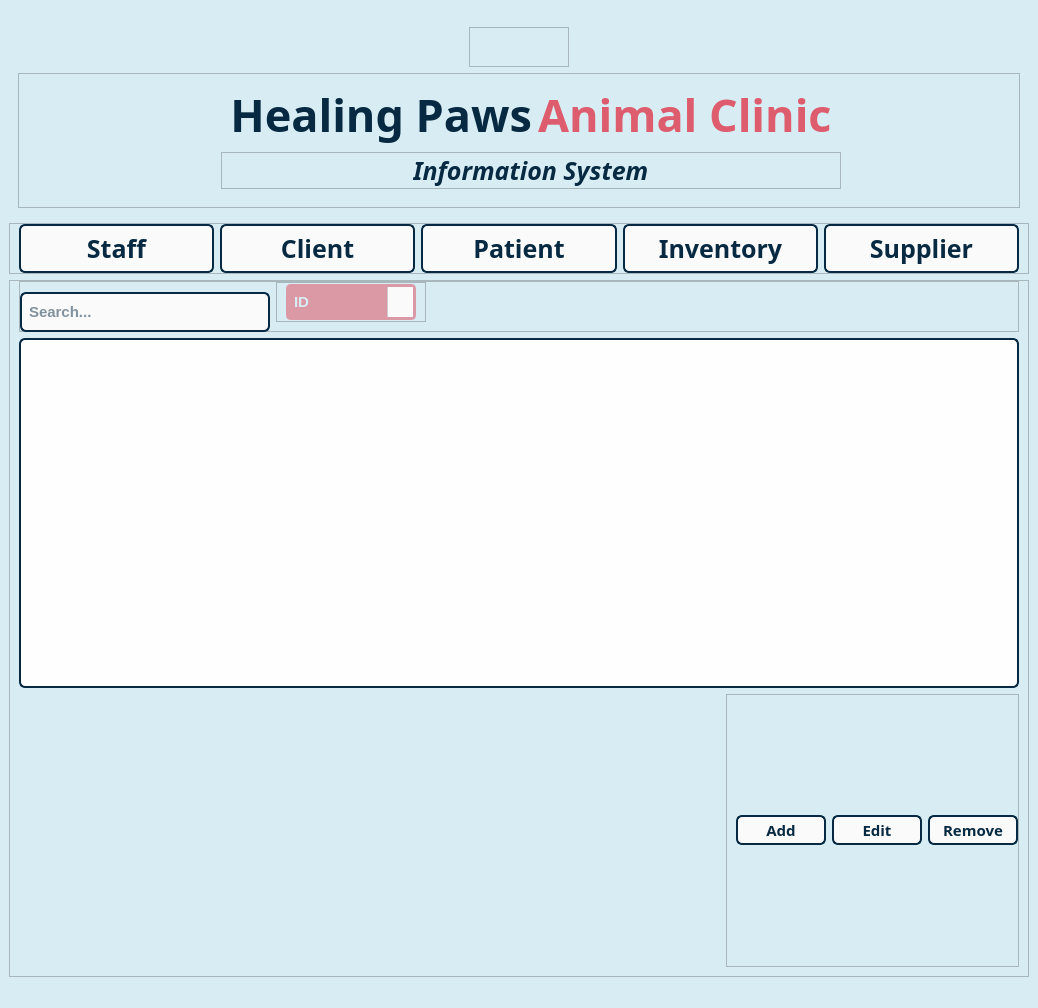
<?xml version="1.0" encoding="UTF-8"?>
<ui version="4.0">
 <class>MainWindow</class>
 <widget class="QMainWindow" name="MainWindow">
  <property name="geometry">
   <rect>
    <x>0</x>
    <y>0</y>
    <width>1038</width>
    <height>1008</height>
   </rect>
  </property>
  <property name="sizePolicy">
   <sizepolicy hsizetype="Expanding" vsizetype="Expanding">
    <horstretch>0</horstretch>
    <verstretch>0</verstretch>
   </sizepolicy>
  </property>
  <property name="windowTitle">
   <string>MainWindow</string>
  </property>
  <property name="styleSheet">
   <string notr="true">background-color: #D8EDF3; </string>
  </property>
  <widget class="QWidget" name="centralwidget">
   <layout class="QVBoxLayout" name="verticalLayout_2">
    <item>
     <widget class="QFrame" name="alltopframe">
      <property name="frameShape">
       <enum>QFrame::NoFrame</enum>
      </property>
      <property name="frameShadow">
       <enum>QFrame::Sunken</enum>
      </property>
      <layout class="QVBoxLayout" name="verticalLayout_5">
       <item>
        <widget class="QFrame" name="logoframe">
         <property name="sizePolicy">
          <sizepolicy hsizetype="Expanding" vsizetype="Fixed">
           <horstretch>0</horstretch>
           <verstretch>0</verstretch>
          </sizepolicy>
         </property>
         <property name="frameShape">
          <enum>QFrame::NoFrame</enum>
         </property>
         <property name="frameShadow">
          <enum>QFrame::Sunken</enum>
         </property>
         <layout class="QHBoxLayout" name="horizontalLayout_5">
          <property name="bottomMargin">
           <number>0</number>
          </property>
          <item>
           <spacer name="spacer1">
            <property name="orientation">
             <enum>Qt::Horizontal</enum>
            </property>
            <property name="sizeHint" stdset="0">
             <size>
              <width>40</width>
              <height>20</height>
             </size>
            </property>
           </spacer>
          </item>
          <item>
           <widget class="QFrame" name="Logoframe">
            <property name="sizePolicy">
             <sizepolicy hsizetype="Fixed" vsizetype="Fixed">
              <horstretch>0</horstretch>
              <verstretch>0</verstretch>
             </sizepolicy>
            </property>
            <property name="frameShape">
             <enum>QFrame::StyledPanel</enum>
            </property>
            <property name="frameShadow">
             <enum>QFrame::Raised</enum>
            </property>
            <layout class="QHBoxLayout" name="horizontalLayout_4">
             <item>
              <spacer name="spacer2">
               <property name="orientation">
                <enum>Qt::Horizontal</enum>
               </property>
               <property name="sizeHint" stdset="0">
                <size>
                 <width>60</width>
                 <height>20</height>
                </size>
               </property>
              </spacer>
             </item>
             <item>
              <widget class="QLabel" name="LOGO">
               <property name="sizePolicy">
                <sizepolicy hsizetype="Fixed" vsizetype="Fixed">
                 <horstretch>0</horstretch>
                 <verstretch>0</verstretch>
                </sizepolicy>
               </property>
               <property name="text">
                <string/>
               </property>
               <property name="pixmap">
                <pixmap resource="HPAC IS/Hpac.qrc">:/icons/logo.png</pixmap>
               </property>
              </widget>
             </item>
             <item>
              <widget class="QLabel" name="HPAClogo">
               <property name="sizePolicy">
                <sizepolicy hsizetype="Fixed" vsizetype="Fixed">
                 <horstretch>0</horstretch>
                 <verstretch>0</verstretch>
                </sizepolicy>
               </property>
               <property name="text">
                <string/>
               </property>
               <property name="pixmap">
                <pixmap>HPAC IS/logo-removebg-preview.png</pixmap>
               </property>
               <property name="scaledContents">
                <bool>true</bool>
               </property>
              </widget>
             </item>
            </layout>
           </widget>
          </item>
          <item>
           <spacer name="spacer3">
            <property name="orientation">
             <enum>Qt::Horizontal</enum>
            </property>
            <property name="sizeHint" stdset="0">
             <size>
              <width>40</width>
              <height>20</height>
             </size>
            </property>
           </spacer>
          </item>
         </layout>
        </widget>
       </item>
       <item>
        <widget class="QFrame" name="allTSframe">
         <property name="frameShape">
          <enum>QFrame::StyledPanel</enum>
         </property>
         <property name="frameShadow">
          <enum>QFrame::Raised</enum>
         </property>
         <layout class="QHBoxLayout" name="horizontalLayout_8">
          <property name="topMargin">
           <number>0</number>
          </property>
          <item>
           <spacer name="spacer4">
            <property name="orientation">
             <enum>Qt::Horizontal</enum>
            </property>
            <property name="sizeHint" stdset="0">
             <size>
              <width>40</width>
              <height>20</height>
             </size>
            </property>
           </spacer>
          </item>
          <item>
           <widget class="QFrame" name="title_subframe">
            <property name="sizePolicy">
             <sizepolicy hsizetype="Fixed" vsizetype="Fixed">
              <horstretch>0</horstretch>
              <verstretch>0</verstretch>
             </sizepolicy>
            </property>
            <property name="frameShape">
             <enum>QFrame::NoFrame</enum>
            </property>
            <property name="frameShadow">
             <enum>QFrame::Sunken</enum>
            </property>
            <layout class="QVBoxLayout" name="verticalLayout_3">
             <property name="leftMargin">
              <number>33</number>
             </property>
             <property name="topMargin">
              <number>0</number>
             </property>
             <item>
              <widget class="QFrame" name="Titleframe">
               <property name="frameShape">
                <enum>QFrame::NoFrame</enum>
               </property>
               <property name="frameShadow">
                <enum>QFrame::Plain</enum>
               </property>
               <layout class="QHBoxLayout" name="horizontalLayout_2">
                <property name="bottomMargin">
                 <number>0</number>
                </property>
                <item>
                 <widget class="QLabel" name="Title1">
                  <property name="styleSheet">
                   <string notr="true">font: Merriweather Sans;
font: bold;
font-size: 45px;
color: #072A42;


</string>
                  </property>
                  <property name="text">
                   <string>Healing Paws</string>
                  </property>
                  <property name="alignment">
                   <set>Qt::AlignRight|Qt::AlignTrailing|Qt::AlignVCenter</set>
                  </property>
                  <property name="wordWrap">
                   <bool>false</bool>
                  </property>
                  <property name="margin">
                   <number>5</number>
                  </property>
                 </widget>
                </item>
                <item>
                 <widget class="QLabel" name="Title2">
                  <property name="styleSheet">
                   <string notr="true">font: Merriweather Sans;
font: bold;
font-size: 45px;
color: #DD5C6D;


</string>
                  </property>
                  <property name="text">
                   <string>Animal Clinic</string>
                  </property>
                 </widget>
                </item>
               </layout>
              </widget>
             </item>
             <item>
              <widget class="QFrame" name="subframe">
               <property name="frameShape">
                <enum>QFrame::StyledPanel</enum>
               </property>
               <property name="frameShadow">
                <enum>QFrame::Raised</enum>
               </property>
               <layout class="QHBoxLayout" name="horizontalLayout">
                <property name="leftMargin">
                 <number>0</number>
                </property>
                <property name="topMargin">
                 <number>0</number>
                </property>
                <property name="rightMargin">
                 <number>0</number>
                </property>
                <property name="bottomMargin">
                 <number>0</number>
                </property>
                <item>
                 <spacer name="spacer5">
                  <property name="orientation">
                   <enum>Qt::Horizontal</enum>
                  </property>
                  <property name="sizeHint" stdset="0">
                   <size>
                    <width>182</width>
                    <height>20</height>
                   </size>
                  </property>
                 </spacer>
                </item>
                <item>
                 <widget class="QLabel" name="Subtitle">
                  <property name="styleSheet">
                   <string notr="true">font: Merriweather Sans;
font-style: italic;
font-weight: bold;
font-size: 25px;
color: #072A42;


</string>
                  </property>
                  <property name="text">
                   <string>Information System</string>
                  </property>
                 </widget>
                </item>
                <item>
                 <spacer name="spacer6">
                  <property name="orientation">
                   <enum>Qt::Horizontal</enum>
                  </property>
                  <property name="sizeHint" stdset="0">
                   <size>
                    <width>182</width>
                    <height>20</height>
                   </size>
                  </property>
                 </spacer>
                </item>
               </layout>
              </widget>
             </item>
            </layout>
           </widget>
          </item>
          <item>
           <spacer name="spacer7">
            <property name="orientation">
             <enum>Qt::Horizontal</enum>
            </property>
            <property name="sizeHint" stdset="0">
             <size>
              <width>75</width>
              <height>20</height>
             </size>
            </property>
           </spacer>
          </item>
         </layout>
        </widget>
       </item>
      </layout>
     </widget>
    </item>
    <item>
     <widget class="QFrame" name="tablesframe">
      <property name="enabled">
       <bool>true</bool>
      </property>
      <property name="sizePolicy">
       <sizepolicy hsizetype="Expanding" vsizetype="Fixed">
        <horstretch>0</horstretch>
        <verstretch>0</verstretch>
       </sizepolicy>
      </property>
      <property name="frameShape">
       <enum>QFrame::StyledPanel</enum>
      </property>
      <property name="frameShadow">
       <enum>QFrame::Raised</enum>
      </property>
      <layout class="QHBoxLayout" name="horizontalLayout_3">
       <property name="leftMargin">
        <number>9</number>
       </property>
       <property name="topMargin">
        <number>0</number>
       </property>
       <property name="bottomMargin">
        <number>0</number>
       </property>
       <item>
        <widget class="QPushButton" name="Staffbutt">
         <property name="styleSheet">
          <string notr="true">QPushButton {
	font: Merriweather Sans;
	font: bold;
	font-size: 25px;
	color: #072A42;
	background-color: #fafafa;
	border: 2px solid #072A42;
	border-radius: 6px;
	padding: 5px;
			}

QPushButton:hover {
            background-color: #c1c8d4;  
        }
        QPushButton:pressed {
            background-color: #DD5C6D;
        }
</string>
         </property>
         <property name="text">
          <string>Staff</string>
         </property>
         <property name="icon">
          <iconset resource="HPAC IS/Hpac.qrc">
           <normaloff>:/icons/Staff.png</normaloff>:/icons/Staff.png</iconset>
         </property>
         <property name="iconSize">
          <size>
           <width>50</width>
           <height>50</height>
          </size>
         </property>
        </widget>
       </item>
       <item>
        <widget class="QPushButton" name="Clientbutt">
         <property name="styleSheet">
          <string notr="true">QPushButton {
	font: Merriweather Sans;
	font: bold;
	font-size: 25px;
	color: #072A42;
	background-color: #fafafa;
	border: 2px solid #072A42;
	border-radius: 6px;
	padding: 5px;
			}

QPushButton:hover {
            background-color: #c1c8d4;  
        }
        QPushButton:pressed {
            background-color: #DD5C6D;
        }
</string>
         </property>
         <property name="text">
          <string>Client</string>
         </property>
         <property name="icon">
          <iconset resource="HPAC IS/Hpac.qrc">
           <normaloff>:/icons/Client.png</normaloff>:/icons/Client.png</iconset>
         </property>
         <property name="iconSize">
          <size>
           <width>50</width>
           <height>50</height>
          </size>
         </property>
        </widget>
       </item>
       <item>
        <widget class="QPushButton" name="Patientbutt">
         <property name="styleSheet">
          <string notr="true">QPushButton {
	font: Merriweather Sans;
	font: bold;
	font-size: 25px;
	color: #072A42;
	background-color: #fafafa;
	border: 2px solid #072A42;
	border-radius: 6px;
	padding: 5px;
			}

QPushButton:hover {
            background-color: #c1c8d4;  
        }
        QPushButton:pressed {
            background-color: #DD5C6D;
        }
</string>
         </property>
         <property name="text">
          <string>Patient</string>
         </property>
         <property name="icon">
          <iconset resource="HPAC IS/Hpac.qrc">
           <normaloff>:/icons/Patient.png</normaloff>:/icons/Patient.png</iconset>
         </property>
         <property name="iconSize">
          <size>
           <width>50</width>
           <height>50</height>
          </size>
         </property>
        </widget>
       </item>
       <item>
        <widget class="QPushButton" name="Inventorybutt">
         <property name="styleSheet">
          <string notr="true">QPushButton {
	font: Merriweather Sans;
	font: bold;
	font-size: 25px;
	color: #072A42;
	background-color: #fafafa;
	border: 2px solid #072A42;
	border-radius: 6px;
	padding: 5px;
			}

QPushButton:hover {
            background-color: #c1c8d4;  
        }
        QPushButton:pressed {
            background-color: #DD5C6D;
        }
</string>
         </property>
         <property name="text">
          <string>Inventory</string>
         </property>
         <property name="icon">
          <iconset resource="HPAC IS/Hpac.qrc">
           <normaloff>:/icons/Inventory.png</normaloff>:/icons/Inventory.png</iconset>
         </property>
         <property name="iconSize">
          <size>
           <width>50</width>
           <height>50</height>
          </size>
         </property>
        </widget>
       </item>
       <item>
        <widget class="QPushButton" name="Supplierbutt">
         <property name="styleSheet">
          <string notr="true">QPushButton {
	font: Merriweather Sans;
	font: bold;
	font-size: 25px;
	color: #072A42;
	background-color: #fafafa;
	border: 2px solid #072A42;
	border-radius: 6px;
	padding: 5px;
			}

QPushButton:hover {
            background-color: #c1c8d4;  
        }
        QPushButton:pressed {
            background-color: #DD5C6D;
        }
</string>
         </property>
         <property name="text">
          <string>Supplier</string>
         </property>
         <property name="icon">
          <iconset resource="HPAC IS/Hpac.qrc">
           <normaloff>:/icons/Supplier.png</normaloff>:/icons/Supplier.png</iconset>
         </property>
         <property name="iconSize">
          <size>
           <width>50</width>
           <height>50</height>
          </size>
         </property>
        </widget>
       </item>
      </layout>
     </widget>
    </item>
    <item>
     <widget class="QFrame" name="allbotframe">
      <property name="sizePolicy">
       <sizepolicy hsizetype="Expanding" vsizetype="Expanding">
        <horstretch>0</horstretch>
        <verstretch>0</verstretch>
       </sizepolicy>
      </property>
      <property name="frameShape">
       <enum>QFrame::StyledPanel</enum>
      </property>
      <property name="frameShadow">
       <enum>QFrame::Raised</enum>
      </property>
      <layout class="QVBoxLayout" name="verticalLayout_4">
       <property name="topMargin">
        <number>0</number>
       </property>
       <item>
        <widget class="QFrame" name="interactivesframe">
         <property name="enabled">
          <bool>true</bool>
         </property>
         <property name="sizePolicy">
          <sizepolicy hsizetype="Fixed" vsizetype="Fixed">
           <horstretch>0</horstretch>
           <verstretch>0</verstretch>
          </sizepolicy>
         </property>
         <property name="minimumSize">
          <size>
           <width>1000</width>
           <height>0</height>
          </size>
         </property>
         <property name="frameShape">
          <enum>QFrame::StyledPanel</enum>
         </property>
         <property name="frameShadow">
          <enum>QFrame::Raised</enum>
         </property>
         <layout class="QHBoxLayout" name="horizontalLayout_9">
          <property name="leftMargin">
           <number>0</number>
          </property>
          <property name="topMargin">
           <number>0</number>
          </property>
          <item>
           <widget class="QLineEdit" name="searchbar">
            <property name="minimumSize">
             <size>
              <width>150</width>
              <height>40</height>
             </size>
            </property>
            <property name="maximumSize">
             <size>
              <width>250</width>
              <height>20</height>
             </size>
            </property>
            <property name="styleSheet">
             <string notr="true">QLineEdit {
	font-family: &quot;Merriweather Sans&quot;;
	font: bold;
	font-size: 15px;
	color: #072A42;
	background-color: #fafafa;
	border: 2px solid #072A42;
	border-radius: 6px;
	padding: 5px;
}

QLineEdit::placeholder {
    color: #DD5C6D;
    font-style: italic;
}
</string>
            </property>
            <property name="placeholderText">
             <string>Search...</string>
            </property>
           </widget>
          </item>
          <item>
           <widget class="QFrame" name="sortframe">
            <property name="minimumSize">
             <size>
              <width>150</width>
              <height>0</height>
             </size>
            </property>
            <property name="frameShape">
             <enum>QFrame::StyledPanel</enum>
            </property>
            <property name="frameShadow">
             <enum>QFrame::Raised</enum>
            </property>
            <layout class="QVBoxLayout" name="verticalLayout">
             <property name="topMargin">
              <number>0</number>
             </property>
             <property name="bottomMargin">
              <number>0</number>
             </property>
             <item>
              <widget class="QComboBox" name="sortbutt">
               <property name="maximumSize">
                <size>
                 <width>150</width>
                 <height>16777215</height>
                </size>
               </property>
               <property name="styleSheet">
                <string notr="true">QComboBox {
    font-family: &quot;Merriweather Sans&quot;;
	color: #D8EDF3;
    font-size: 15px;
	font-weight: bold;
    padding: 5px;
    border: 3px solid #DA99A5;
    border-radius: 5px;
    background-color: #DA99A5;
}

QComboBox::drop-down {
    subcontrol-origin: padding;
    subcontrol-position: top right;
    width: 25px;
    border-left: 1px solid #ccc;
	background-color: #fafafa;
}

QComboBox::down-arrow {
    image: url(:/icons/arrow down.png);
	width: 23px;
	height: 25px;
}

QComboBox QAbstractItemView {
    background-color: #fafafa;
    color: #072A42;
    selection-background-color: #DA99A5;
    selection-color: #fafafa ;
    outline:#DA99A5;
}
</string>
               </property>
               <item>
                <property name="text">
                 <string>ID</string>
                </property>
               </item>
               <item>
                <property name="text">
                 <string>Name</string>
                </property>
               </item>
               <item>
                <property name="text">
                 <string>Status</string>
                </property>
               </item>
               <item>
                <property name="text">
                 <string>Date Hired</string>
                </property>
               </item>
              </widget>
             </item>
            </layout>
           </widget>
          </item>
          <item>
           <spacer name="spacer9">
            <property name="orientation">
             <enum>Qt::Horizontal</enum>
            </property>
            <property name="sizeHint" stdset="0">
             <size>
              <width>40</width>
              <height>20</height>
             </size>
            </property>
           </spacer>
          </item>
         </layout>
        </widget>
       </item>
       <item>
        <widget class="QTableView" name="table">
         <property name="minimumSize">
          <size>
           <width>500</width>
           <height>350</height>
          </size>
         </property>
         <property name="styleSheet">
          <string notr="true">QTableView {
    border: 2px solid #072A42;         
    border-radius: 6px;            
    gridline-color: #072A42;          
    background-color: #fefefe;      
}
</string>
         </property>
        </widget>
       </item>
       <item>
        <widget class="QFrame" name="footerframe">
         <property name="sizePolicy">
          <sizepolicy hsizetype="Expanding" vsizetype="Expanding">
           <horstretch>0</horstretch>
           <verstretch>0</verstretch>
          </sizepolicy>
         </property>
         <property name="frameShape">
          <enum>QFrame::NoFrame</enum>
         </property>
         <property name="frameShadow">
          <enum>QFrame::Plain</enum>
         </property>
         <layout class="QHBoxLayout" name="horizontalLayout_7">
          <property name="leftMargin">
           <number>0</number>
          </property>
          <property name="topMargin">
           <number>0</number>
          </property>
          <property name="rightMargin">
           <number>0</number>
          </property>
          <property name="bottomMargin">
           <number>0</number>
          </property>
          <item>
           <spacer name="spacer10">
            <property name="orientation">
             <enum>Qt::Horizontal</enum>
            </property>
            <property name="sizeHint" stdset="0">
             <size>
              <width>570</width>
              <height>20</height>
             </size>
            </property>
           </spacer>
          </item>
          <item>
           <widget class="QFrame" name="AREframe">
            <property name="frameShape">
             <enum>QFrame::StyledPanel</enum>
            </property>
            <property name="frameShadow">
             <enum>QFrame::Raised</enum>
            </property>
            <layout class="QHBoxLayout" name="horizontalLayout_6">
             <property name="rightMargin">
              <number>0</number>
             </property>
             <item>
              <widget class="QPushButton" name="addbutt">
               <property name="styleSheet">
                <string notr="true">QPushButton {
	font: Merriweather Sans;
	font-size: 15px;
	font-weight: bold;
	color: #072A42;
	background-color: #fafafa;
	border: 2px solid #072A42;
	border-radius: 6px;
	padding: 3px;
	width: 80px;
	height: 20px;
			}

QPushButton:hover {
            background-color: #c1c8d4;  
        }
        QPushButton:pressed {
            background-color: #DD5C6D;
        }
</string>
               </property>
               <property name="text">
                <string>Add</string>
               </property>
              </widget>
             </item>
             <item>
              <widget class="QPushButton" name="editbutt">
               <property name="styleSheet">
                <string notr="true">QPushButton {
	font: Merriweather Sans;
	font-size: 15px;
	font-weight: bold;
	color: #072A42;
	background-color: #fafafa;
	border: 2px solid #072A42;
	border-radius: 6px;
	padding: 3px;
	width: 80px;
	height: 20px;
			}

QPushButton:hover {
            background-color: #c1c8d4;  
        }
        QPushButton:pressed {
            background-color: #DD5C6D;
        }
</string>
               </property>
               <property name="text">
                <string>Edit</string>
               </property>
              </widget>
             </item>
             <item>
              <widget class="QPushButton" name="removebutt">
               <property name="styleSheet">
                <string notr="true">QPushButton {
	font: Merriweather Sans;
	font-size: 15px;
	font-weight: bold;
	color: #072A42;
	background-color: #fafafa;
	border: 2px solid #072A42;
	border-radius: 6px;
	padding: 3px;
	width: 80px;
	height: 20px;
			}

QPushButton:hover {
            background-color: #c1c8d4;  
        }
        QPushButton:pressed {
            background-color: #DD5C6D;
        }
</string>
               </property>
               <property name="text">
                <string>Remove</string>
               </property>
              </widget>
             </item>
            </layout>
           </widget>
          </item>
         </layout>
        </widget>
       </item>
      </layout>
     </widget>
    </item>
   </layout>
  </widget>
  <widget class="QMenuBar" name="menubar">
   <property name="geometry">
    <rect>
     <x>0</x>
     <y>0</y>
     <width>1038</width>
     <height>21</height>
    </rect>
   </property>
  </widget>
  <widget class="QStatusBar" name="statusbar"/>
 </widget>
 <resources>
  <include location="HPAC IS/Hpac.qrc"/>
 </resources>
 <connections/>
</ui>
